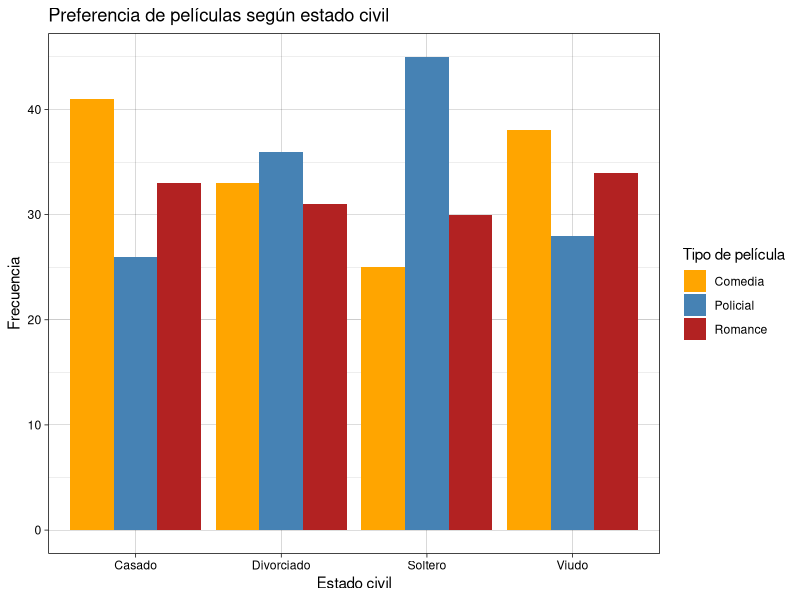

Write the R code that produced this figure.
## ---- chunk 1
library(tidyverse)
## ---- chunk 2
peliculas <- data.frame(
  EstadoCivil = rep(c("Soltero", "Casado", "Divorciado", "Viudo"), each = 3),
  TipoFilm = rep(c("Policial", "Comedia", "Romance"), times = 4),
  Frecuencia = c(
    45, 25, 30,
    26, 41, 33,
    36, 33, 31,
    28, 38, 34
  )
)

peliculas
## ---- chunk 3
ggplot(peliculas,aes(x = EstadoCivil,y = Frecuencia,fill = TipoFilm)) +
  geom_col(position = "dodge",) +
   scale_fill_manual(
    values = c(
      "Policial" = "steelblue",
      "Comedia" = "orange",
      "Romance" = "firebrick"
    ))+
  labs(
    x = "Estado civil",
    y = "Frecuencia",
    fill = "Tipo de película",
    title = "Preferencia de películas según estado civil"
  ) +
  theme_linedraw() # exploará con los difrentes temas de ggplot
